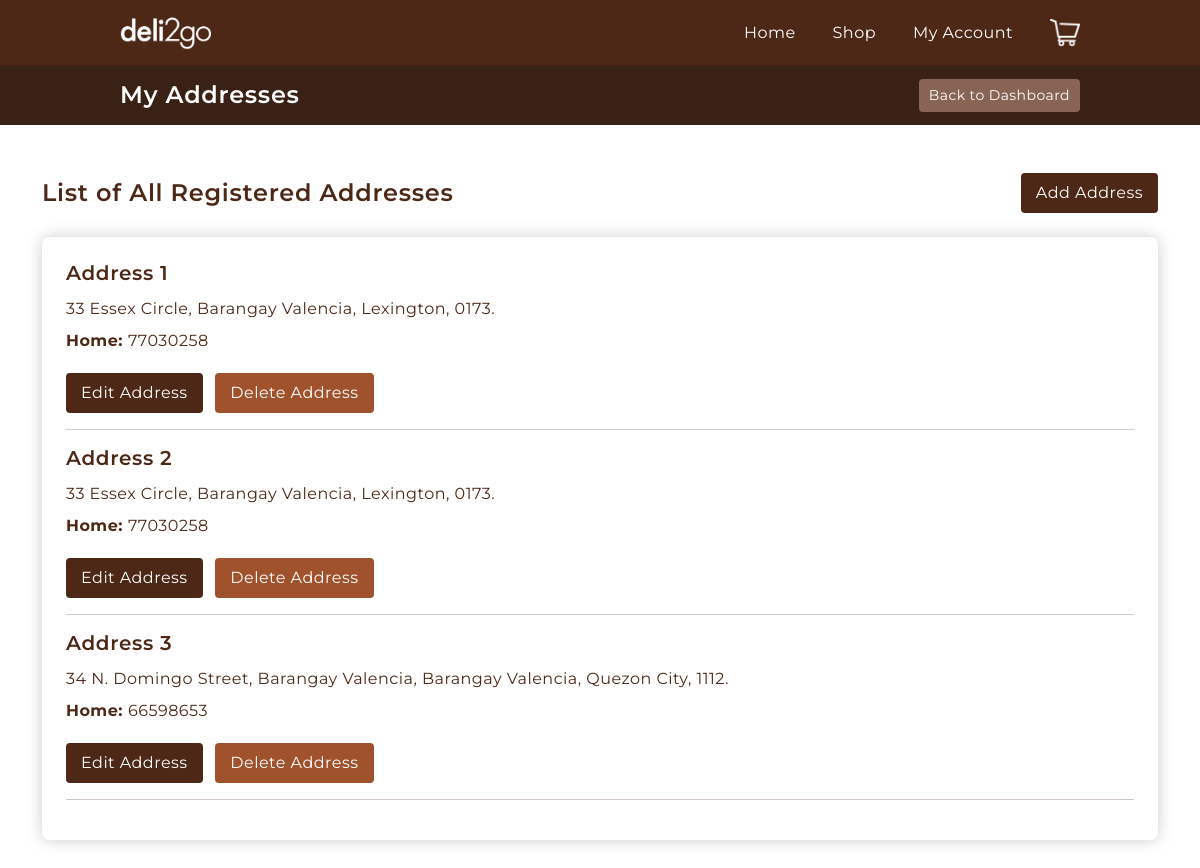
The app's page /addresses/ (signed in), older data.
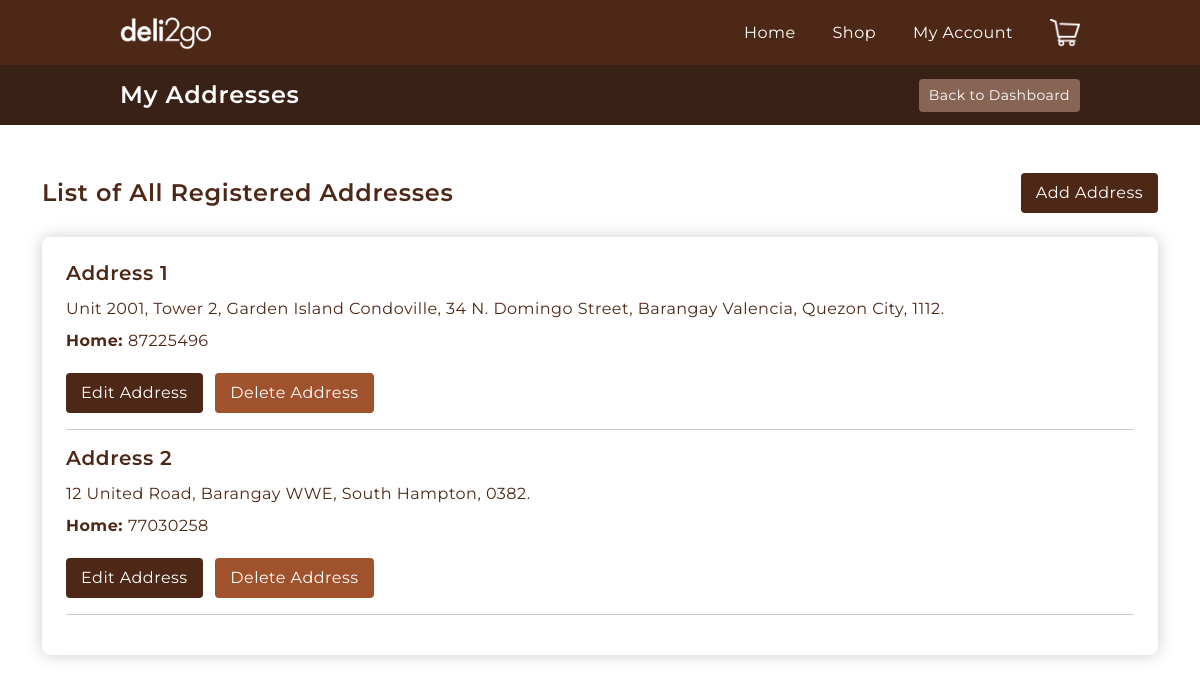
The same page, newer data.
### cashier/models.py (models this page shows, shortened)
class Address(models.Model):
    street_address = models.CharField(max_length=70)
    barangay = models.CharField(max_length=50)
    city = models.CharField(max_length=50)
    zip_code = models.CharField(max_length=4)
    home_phone = models.CharField(max_length=8)
    customer = models.ForeignKey(Customer, on_delete=models.CASCADE)

### customer/views.py (the view)
# urls.py: path('addresses/', views.addresses, name="addresses"),
@login_required(login_url="login")
def addresses(request):
    customer = request.user.customer
    addresses = customer.address_set.all()
    context = {'addresses':addresses}
    return render(request, 'customer/dashboard/addresses/addresses.html', context)

### templates/customer/dashboard/addresses/addresses.html (shortened to what this page needs)
{% extends 'base.html' %} {% load static %}
{% block topbar %}
<h4>My Addresses</h4>
{% endblock topbar %}
{% block topbar-button %}
<a href="{% url 'dashboard' %}"><button>Back to Dashboard</button></a>
{% endblock topbar-button %}
{% block content %}
<main class="addresses container mt-5">
    <header class="d-flex justify-content-between align-items-center w-100">
        <h4>List of All Registered Addresses</h4>
        <a href="{% url 'add-address' %}"
            ><button class="address__button bg-darkbrown">
                Add Address
            </button></a
        >
    </header>
    <section class="mt-4 mb-5 card-bg p-4">
        {% if addresses %} {% for address in addresses %}
        <div class="address">
            <h5>Address {{ forloop.counter }}</h5>
            <p class="mt-2">
                {{address.street_address}}, {{address.barangay}},
                {{address.city}}, {{address.zip_code}}.
            </p>
            <p><strong>Home: </strong>{{address.home_phone}}</p>
        </div>
        <a href="{% url 'edit-address' address.pk %}"
            ><button class="address__button bg-darkbrown mt-3">
                Edit Address
            </button></a
        >
        <a href=""
            ><button
                data-product="{{address.id}}"
                class="address__button delete-address bg-sienna ms-2 mt-3"
            >
                Delete Address
            </button></a
        >
        <hr />
        {% endfor %} {% else %}
        <h5>No Addresses Available</h5>
        {% endif %}
    </section>
</main>
{% endblock content %}

Row changes from the older to the newer data that the page shows:
removed Address: street_address "33 Essex Circle", barangay "Barangay Valencia", city "Lexington", zip_code "0173", home_phone "77030258"
removed Address: street_address "33 Essex Circle", barangay "Barangay Valencia", city "Lexington", zip_code "0173", home_phone "77030258"
removed Address: street_address "34 N. Domingo Street, Barangay Valencia", barangay "Barangay Valencia", city "Quezon City", zip_code "1112", home_phone "66598653"
added Address: street_address "Unit 2001, Tower 2, Garden Island Condoville, 34 N. Domingo Street", barangay "Barangay Valencia", city "Quezon City", zip_code "1112", home_phone "87225496"
added Address: street_address "12 United Road", barangay "Barangay WWE", city "South Hampton", zip_code "0382", home_phone "77030258"
